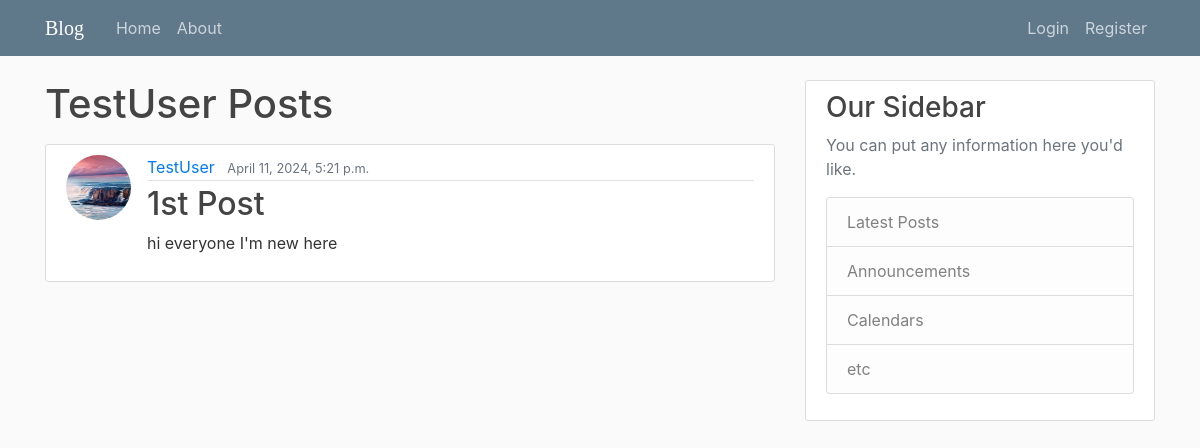
The page /user/TestUser on the database as committed earlier.
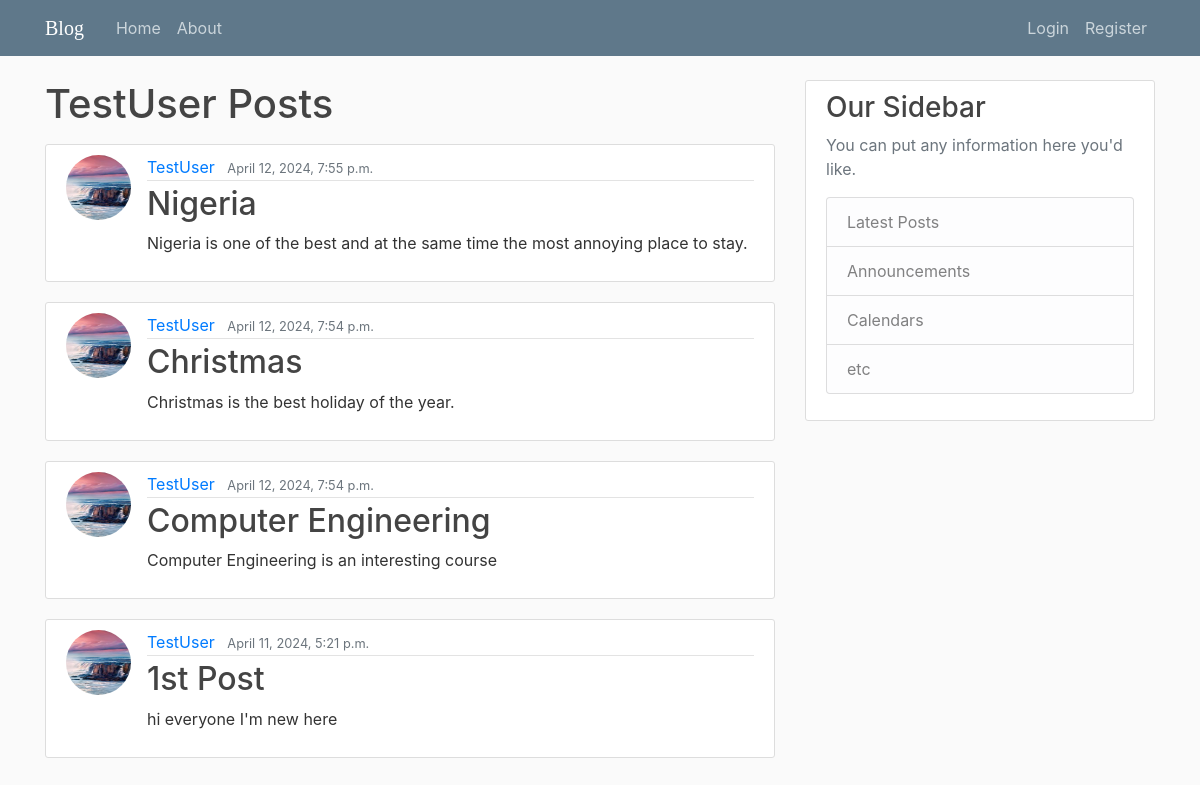
The same page on the database as committed later.
### blog/models.py (models this page shows, shortened)
class Post(models.Model):
    title = models.CharField(max_length=100)
    content = models.TextField()
    date_posted = models.DateTimeField(default=timezone.now)
    author = models.ForeignKey(User, on_delete=models.CASCADE)

### users/models.py (models this page shows, shortened)
class Profile(models.Model):
  user = models.OneToOneField(User, on_delete= models.CASCADE)
  image = models.ImageField(default='default.jpg', upload_to='profile_pics')

### blog/views.py (the view)
# urls.py: path('user/<str:username>', UserListView.as_view() , name = 'user-posts'),
class UserListView(ListView):
    model = Post
    template_name = 'blog/user_post.html'
    context_object_name = 'posts'
    def get_queryset(self):
        user = get_object_or_404(User, username=self.kwargs.get('username'))
        return Post.objects.filter(author=user).order_by('-date_posted')

### blog/templates/blog/user_post.html
{% extends "blog/base.html" %}
{% block content %}
    <h1 class="mb-3">{{ view.kwargs.username }} Posts </h1>
    {% for post in posts%}
       <article class="media content-section">
        <img class="rounded-circle article-img"src="{{ post.author.profile.image.url}}">
  <div class="media-body">
    <div class="article-metadata">
      <a class="mr-2" href="{% url 'user-posts' post.author.username %}">{{ post.author }}</a>
      <small class="text-muted">{{ post.date_posted }}</small>
    </div>
    <h2><a class="article-title" href="{% url 'post-detail' post.id %}">{{ post.title }}</a></h2>
    <p class="article-content">{{ post.content }}</p>
  </div>
</article>
    {% endfor %}
{% endblock content %}

### blog/templates/blog/base.html (shortened to what this page needs)
{% load static %}
<!Doctype html>
<html>
  <head>
    <link rel="stylesheet" href="https://cdn.jsdelivr.net/npm/bootstrap@4.0.0/dist/css/bootstrap.min.css">
    <link rel="stylesheet" type="text/css" href="{% static 'blog/main.css' %}">
  </head>
  <body>
      <header class="site-header">
  <nav class="navbar navbar-expand-md navbar-dark bg-steel fixed-top">
    <div class="container">
      <a class="navbar-brand mr-4" id="logo" href="/">Blog</a>
      <div class="collapse navbar-collapse" id="navbarToggle">
        <div class="navbar-nav mr-auto">
          <a class="nav-item nav-link" href="/">Home</a>
          <a class="nav-item nav-link" href="/about">About</a>
        </div>
        <div class="navbar-nav">
          {% if user.is_authenticated %}
          <a class="nav-item nav-link" href="{% url 'post-create' %}">New Post</a>
          <a class="nav-item nav-link" href="{% url 'profile' %}">Profile</a>
          <form action="{% url 'logout' %}" method="Post">
            {% csrf_token %}
            <div class="form-group">
                <button class="btn btn-outline-info" type="submit">Logout</button>
            </div>
          </form>
          {% else %}
          <a class="nav-item nav-link" href="{% url 'login' %}">Login</a>
          <a class="nav-item nav-link" href="{% url 'register' %}">Register</a>
          {% endif %}
        </div>
      </div>
    </div>
  </nav>
</header>
      <main role="main" class="container">
  <div class="row">
    <div class="col-md-8">
      {% block content %}{% endblock %}
    </div>
    <div class="col-md-4">
      <div class="content-section">
        <h3>Our Sidebar</h3>
        <p class='text-muted'>You can put any information here you'd like.
          <ul class="list-group">
            <li class="list-group-item list-group-item-light">Latest Posts</li>
            <li class="list-group-item list-group-item-light">Announcements</li>
            <li class="list-group-item list-group-item-light">Calendars</li>
            <li class="list-group-item list-group-item-light">etc</li>
          </ul>
        </p>
      </div>
    </div>
  </div>
</main>
  </body>
</html>

### blog/static/blog/main.css (style rules this page uses)
body { background: #fafafa; color: #333333; margin-top: 5rem; }
h1, h2, h3, h4, h5, h6 { color: #444444; }
ul { margin: 0; }
.bg-steel { background-color: #5f788a; }
.site-header .navbar-nav .nav-link { color: #cbd5db; }
.content-section { background: #ffffff; padding: 10px 20px; border: 1px solid #dddddd; border-radius: 3px; margin-bottom: 20px; }
.article-title { color: #444444; }
.article-content { white-space: pre-line; }
#logo { font-family: Time News Roman; }
.article-img { height: 65px; width: 65px; margin-right: 16px; }
.article-metadata { padding-bottom: 1px; margin-bottom: 4px; border-bottom: 1px solid #e3e3e3 }

Rows that differ between the two databases and show on the page:
added Post: author.profile.image (picture), author "TestUser", date_posted "April 12, 2024, 7:55 p.m.", title "Nigeria", content "Nigeria is one of the best and at the same time the most annoying place to stay."
added Post: author.profile.image (picture), author "TestUser", date_posted "April 12, 2024, 7:54 p.m.", title "Christmas", content "Christmas is the best holiday of the year."
added Post: author.profile.image (picture), author "TestUser", date_posted "April 12, 2024, 7:54 p.m.", title "Computer Engineering", content "Computer Engineering is an interesting course"
